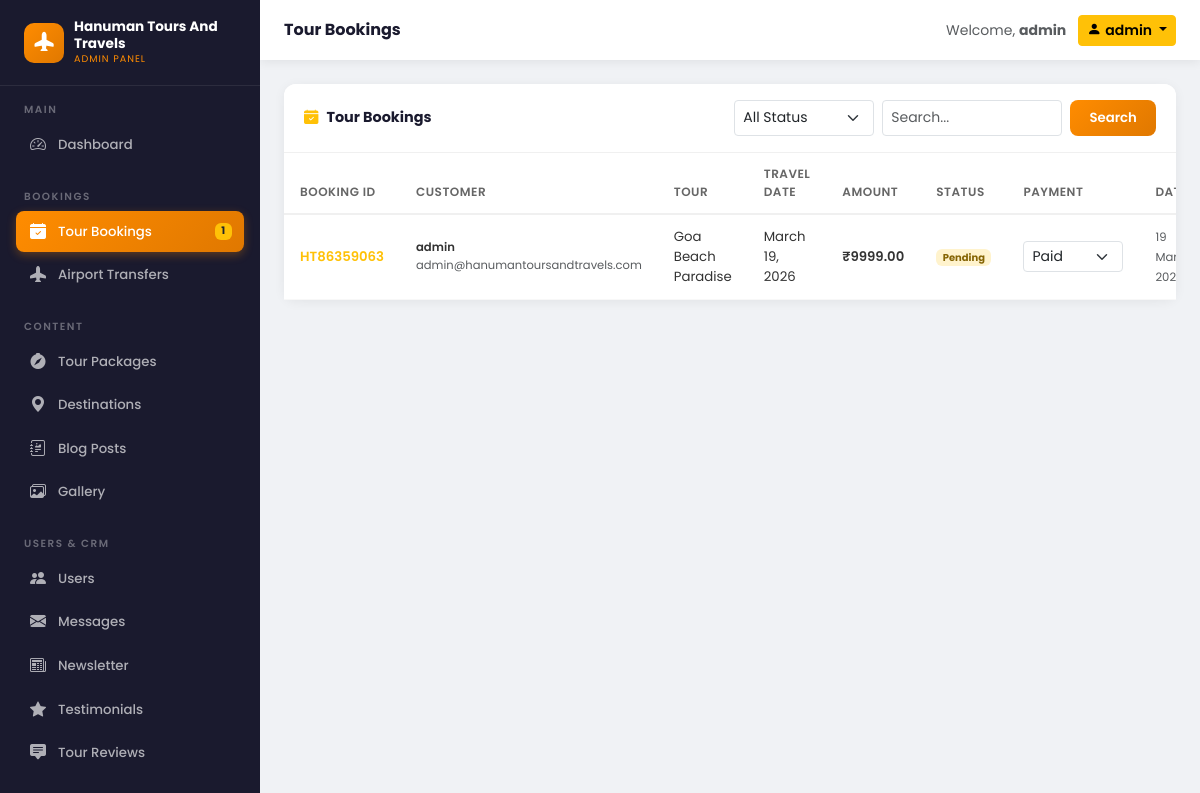
Page /panel/bookings/tours/ (signed in) on the committed database.
### bookings/models.py (models this page shows, shortened)
class Booking(models.Model):
    STATUS_CHOICES = [
        ('pending', 'Pending'),
        ('confirmed', 'Confirmed'),
        ('cancelled', 'Cancelled'),
        ('completed', 'Completed'),
    ]
    PAYMENT_STATUS = [
        ('unpaid', 'Unpaid'),
        ('partial', 'Partial'),
        ('paid', 'Paid'),
        ('refunded', 'Refunded'),
    ]
    booking_id = models.CharField(max_length=20, unique=True, editable=False)
    user = models.ForeignKey(User, on_delete=models.CASCADE, related_name='bookings')
    tour = models.ForeignKey(TourPackage, on_delete=models.CASCADE, related_name='bookings')
    travel_date = models.DateField()
    num_adults = models.PositiveIntegerField(default=1)
    num_children = models.PositiveIntegerField(default=0)
    total_amount = models.DecimalField(max_digits=12, decimal_places=2)
    status = models.CharField(max_length=20, choices=STATUS_CHOICES, default='pending')
    payment_status = models.CharField(max_length=20, choices=PAYMENT_STATUS, default='unpaid')
    payment_id = models.CharField(max_length=200, blank=True)
    special_requests = models.TextField(blank=True)
    created_at = models.DateTimeField(auto_now_add=True)
    updated_at = models.DateTimeField(auto_now=True)
    class Meta:
        ordering = ['-created_at']

### tours/models.py (models this page shows, shortened)
class TourPackage(models.Model):
    DIFFICULTY_CHOICES = [
        ('easy', 'Easy'),
        ('moderate', 'Moderate'),
        ('challenging', 'Challenging'),
    ]
    TYPE_CHOICES = [
        ('adventure', 'Adventure'),
        ('cultural', 'Cultural'),
        ('religious', 'Religious'),
        ('beach', 'Beach'),
        ('hill', 'Hill Station'),
        ('wildlife', 'Wildlife'),
        ('honeymoon', 'Honeymoon'),
        ('family', 'Family'),
    ]
    title = models.CharField(max_length=300)
    slug = models.SlugField(unique=True)
    destination = models.ForeignKey(Destination, on_delete=models.CASCADE, related_name='packages')
    tour_type = models.CharField(max_length=50, choices=TYPE_CHOICES, default='cultural')
    difficulty = models.CharField(max_length=20, choices=DIFFICULTY_CHOICES, default='easy')
    description = models.TextField()
    highlights = models.TextField(help_text='One highlight per line')
    duration_days = models.PositiveIntegerField()
    duration_nights = models.PositiveIntegerField()
    price_per_person = models.DecimalField(max_digits=10, decimal_places=2)
    discounted_price = models.DecimalField(max_digits=10, decimal_places=2, null=True, blank=True)
    max_group_size = models.PositiveIntegerField(default=20)
    min_age = models.PositiveIntegerField(default=5)
    thumbnail = models.ImageField(upload_to='tours/thumbnails/', blank=True)
    thumbnail_url = models.URLField(blank=True, help_text='Auto-filled image URL (used when no file is uploaded)')
    is_featured = models.BooleanField(default=False)
    is_active = models.BooleanField(default=True)
    created_at = models.DateTimeField(auto_now_add=True)
    class Meta:
        ordering = ['-created_at']

### core/custom_admin_views.py (the view)
# urls.py: path('bookings/tours/', v.tour_bookings, name='custom_admin_tour_bookings'),
@login_required
@staff_required
def tour_bookings(request):
    qs = Booking.objects.select_related('user', 'tour').order_by('-created_at')
    status = request.GET.get('status')
    q = request.GET.get('q', '')
    if status:
        qs = qs.filter(status=status)
    if q:
        qs = qs.filter(Q(booking_id__icontains=q) | Q(user__username__icontains=q) | Q(tour__title__icontains=q))
    page = Paginator(qs, 20).get_page(request.GET.get('page'))
    ctx = _sidebar_context()
    ctx.update({'bookings': page, 'title': 'Tour Bookings', 'booking_type': 'tour'})
    return render(request, 'custom_admin/bookings.html', ctx)

### core/context_processors.py (called while the page is built)
def site_context(request):
    return {
        'SITE_NAME': settings.SITE_NAME,
        'SITE_TAGLINE': settings.SITE_TAGLINE,
        'SITE_PHONE': settings.SITE_PHONE,
        'SITE_EMAIL': settings.SITE_EMAIL,
        'SITE_ADDRESS': settings.SITE_ADDRESS,
        'WHATSAPP_NUMBER': settings.WHATSAPP_NUMBER,
    }

### core/custom_admin_views.py (called while the page is built)
def is_staff(user):
    return user.is_authenticated and (user.is_staff or user.is_superuser)

def _sidebar_context():
    return {
        'pending_tour_bookings': Booking.objects.filter(status='pending').count(),
        'unread_messages': ContactMessage.objects.filter(is_read=False).count(),
        'pending_airport_transfers': AirportTransfer.objects.filter(status='pending').count(),
    }

### templates/custom_admin/bookings.html (shortened to what this page needs)
{% extends 'custom_admin/base.html' %}
{% block page_title %}{{ title }}{% endblock %}
{% block content %}
<div class="ca-card">
    <div class="ca-card-header">
        <span><i class="bi bi-calendar-check-fill text-warning me-2"></i>{{ title }}</span>
        <div class="d-flex gap-2">
            <form method="get" class="d-flex gap-2">
                <select name="status" class="form-select form-select-sm" style="width:140px;" onchange="this.form.submit()">
                    <option value="">All Status</option>
                </select>
                <input type="search" name="q" value="{{ request.GET.q }}" placeholder="Search..." class="form-control form-control-sm" style="width:180px;">
                <button class="btn btn-sm btn-ca-primary">Search</button>
            </form>
        </div>
    </div>
    <div class="table-responsive">
        <table class="table ca-table mb-0">
            <thead><tr>
                <th>Booking ID</th>
                <th>Customer</th>
                {% if booking_type == 'tour' %}<th>Tour</th><th>Travel Date</th>
                {% elif booking_type == 'hotel' %}<th>Hotel</th><th>Check-in</th>
                {% else %}<th>Vehicle</th><th>Pickup</th>{% endif %}
                <th>Amount</th><th>Status</th>
                {% if booking_type == 'tour' %}<th>Payment</th>{% endif %}
                <th>Date</th><th>Actions</th>
            </tr></thead>
            <tbody>
                {% for b in bookings %}
                <tr>
                    <td><span class="fw-semibold text-warning">{{ b.booking_id }}</span></td>
                    <td>
                        <div class="fw-semibold small">{{ b.user.get_full_name|default:b.user.username }}</div>
                        <div class="text-muted" style="font-size:0.72rem;">{{ b.user.email }}</div>
                    </td>
                    {% if booking_type == 'tour' %}
                    <td>{{ b.tour.title|truncatewords:4 }}</td>
                    <td>{{ b.travel_date }}</td>
                    {% elif booking_type == 'hotel' %}
                    <td>{{ b.hotel.name|truncatewords:3 }}</td>
                    <td>{{ b.check_in }}</td>
                    {% else %}
                    <td>{{ b.vehicle.name }}</td>
                    <td>{{ b.pickup_date }}</td>
                    {% endif %}
                    <td class="fw-semibold">₹{{ b.total_amount }}</td>
                    <td><span class="badge status-{{ b.status }}">{{ b.get_status_display }}</span></td>
                    {% if booking_type == 'tour' %}
                    <td>
                        <form method="post" action="{% url 'custom_admin_payment_status' b.id %}">
                            <select name="payment_status" class="form-select form-select-sm" style="width:100px;" onchange="this.form.submit()">
                                <option value="paid"     {% if b.payment_status == 'paid' %}selected{% endif %}>Paid</option>
                            </select>
                        </form>
                    </td>
                    {% endif %}
                    <td><span class="text-muted small">{{ b.created_at|date:"d M Y" }}</span></td>
                </tr>
                {% empty %}
                <tr><td colspan="9" class="text-center text-muted py-4">No bookings found</td></tr>
                {% endfor %}
            </tbody>
        </table>
    </div>
</div>
{% endblock %}

### templates/custom_admin/base.html (shortened to what this page needs)
{% load static %}
<!DOCTYPE html>
<html lang="en">
<head>
    <link href="https://cdn.jsdelivr.net/npm/bootstrap@5.3.2/dist/css/bootstrap.min.css" rel="stylesheet">
    <link href="https://cdn.jsdelivr.net/npm/bootstrap-icons@1.11.3/font/bootstrap-icons.css" rel="stylesheet">
</head>
<body>
<aside class="ca-sidebar" id="caSidebar">
    <div class="ca-sidebar-brand">
        <div class="ca-brand-icon"><i class="bi bi-airplane-fill"></i></div>
        <div>
            <div class="ca-brand-text">Hanuman Tours And Travels</div>
            <div class="ca-brand-sub">Admin Panel</div>
        </div>
    </div>
    <div class="ca-nav-section">
        <div class="ca-nav-label">Main</div>
        <a href="{% url 'custom_admin_dashboard' %}" class="ca-nav-link {% if request.resolver_match.url_name == 'custom_admin_dashboard' %}active{% endif %}">
            <i class="bi bi-speedometer2"></i> Dashboard
        </a>
    </div>
    <div class="ca-nav-section">
        <div class="ca-nav-label">Bookings</div>
        <a href="{% url 'custom_admin_tour_bookings' %}" class="ca-nav-link {% if 'tour_bookings' in request.resolver_match.url_name %}active{% endif %}">
            <i class="bi bi-calendar-check-fill"></i> Tour Bookings
            {% if pending_tour_bookings %}<span class="badge bg-warning text-dark">{{ pending_tour_bookings }}</span>{% endif %}
        </a>
        <a href="{% url 'admin_airport_transfers' %}" class="ca-nav-link {% if request.resolver_match.url_name == 'admin_airport_transfers' %}active{% endif %}">
            <i class="bi bi-airplane-fill"></i> Airport Transfers
        </a>
    </div>
    <div class="ca-nav-section">
        <div class="ca-nav-label">Content</div>
        <a href="{% url 'custom_admin_tours' %}" class="ca-nav-link {% if request.resolver_match.url_name == 'custom_admin_tours' %}active{% endif %}">
            <i class="bi bi-compass-fill"></i> Tour Packages
        </a>
        <a href="{% url 'custom_admin_destinations' %}" class="ca-nav-link {% if 'destinations' in request.resolver_match.url_name %}active{% endif %}">
            <i class="bi bi-geo-alt-fill"></i> Destinations
        </a>
        <a href="{% url 'custom_admin_blog' %}" class="ca-nav-link {% if 'blog' in request.resolver_match.url_name %}active{% endif %}">
            <i class="bi bi-journal-richtext"></i> Blog Posts
        </a>
        <a href="{% url 'custom_admin_gallery' %}" class="ca-nav-link {% if 'gallery' in request.resolver_match.url_name %}active{% endif %}">
            <i class="bi bi-images"></i> Gallery
        </a>
    </div>
    <div class="ca-nav-section">
        <div class="ca-nav-label">Users & CRM</div>
        <a href="{% url 'custom_admin_users' %}" class="ca-nav-link {% if request.resolver_match.url_name == 'custom_admin_users' %}active{% endif %}">
            <i class="bi bi-people-fill"></i> Users
        </a>
        <a href="{% url 'custom_admin_messages' %}" class="ca-nav-link {% if 'messages' in request.resolver_match.url_name %}active{% endif %}">
            <i class="bi bi-envelope-fill"></i> Messages
        </a>
        <a href="{% url 'custom_admin_newsletter' %}" class="ca-nav-link {% if 'newsletter' in request.resolver_match.url_name %}active{% endif %}">
            <i class="bi bi-newspaper"></i> Newsletter
        </a>
        <a href="{% url 'custom_admin_testimonials' %}" class="ca-nav-link {% if 'testimonials' in request.resolver_match.url_name %}active{% endif %}">
            <i class="bi bi-star-fill"></i> Testimonials
        </a>
        <a href="{% url 'custom_admin_reviews' %}" class="ca-nav-link {% if 'reviews' in request.resolver_match.url_name %}active{% endif %}">
            <i class="bi bi-chat-square-text-fill"></i> Tour Reviews
        </a>
    </div>
    <div class="ca-nav-section" style="padding-bottom:1.5rem;">
    </div>
</aside>
<header class="ca-topbar">
    <div class="ca-topbar-left">
        <h1 class="ca-page-title">{% block page_title %}Dashboard{% endblock %}</h1>
    </div>
    <div class="ca-topbar-right">
        <span class="text-muted small d-none d-md-block">Welcome, <strong>{{ request.user.get_full_name|default:request.user.username }}</strong></span>
        <div class="dropdown">
            <button class="btn btn-sm btn-warning dropdown-toggle fw-semibold" data-bs-toggle="dropdown">
                <i class="bi bi-person-fill me-1"></i>{{ request.user.username }}
            </button>
        </div>
    </div>
</header>
<main class="ca-main">
    {% block content %}{% endblock %}
</main>
</body>
</html>

### templates/custom_admin/base.html (style rules this page uses)
:root { --primary: #ff8c00; --primary-dark: #e07800; --dark: #1a1a2e; --dark2: #16213e; --sidebar-w: 260px; }
* { box-sizing: border-box; }
body { font-family: 'Poppins', sans-serif; background: #f0f2f5; margin: 0; }
.ca-sidebar { position: fixed; top: 0; left: 0; width: var(--sidebar-w); height: 100vh; background: var(--dark); overflow-y: auto; z-index: 1000; transition: transform 0.3s; }
.ca-sidebar-brand { padding: 1.2rem 1.5rem; border-bottom: 1px solid rgba(255,255,255,0.08); display: flex; align-items: center; gap: 10px; }
.ca-brand-icon { width: 40px; height: 40px; background: linear-gradient(135deg, var(--primary), var(--primary-dark)); border-radius: 10px; display: flex; align-items: center; justify-content: center; color: #fff; font-size: 1.2rem; flex-shrink: 0; }
.ca-brand-text { color: #fff; font-size: 0.85rem; font-weight: 700; line-height: 1.2; }
.ca-brand-sub { color: var(--primary); font-size: 0.6rem; text-transform: uppercase; letter-spacing: 1px; }
.ca-nav-section { padding: 1rem 1rem 0.3rem; }
.ca-nav-label { color: rgba(255,255,255,0.35); font-size: 0.65rem; text-transform: uppercase; letter-spacing: 1.5px; font-weight: 600; padding: 0 0.5rem; margin-bottom: 0.4rem; }
.ca-nav-link { display: flex; align-items: center; gap: 10px; padding: 0.55rem 0.75rem; border-radius: 8px; color: rgba(255,255,255,0.65); text-decoration: none; font-size: 0.83rem; font-weight: 500; transition: all 0.2s; margin-bottom: 2px; }
.ca-nav-link i { font-size: 1rem; width: 20px; text-align: center; }
.ca-nav-link.active { background: linear-gradient(135deg, var(--primary), var(--primary-dark)); color: #fff; box-shadow: 0 3px 10px rgba(255,140,0,0.3); }
.ca-nav-link .badge { margin-left: auto; font-size: 0.65rem; }
.ca-topbar { position: fixed; top: 0; left: var(--sidebar-w); right: 0; height: 60px; background: #fff; box-shadow: 0 2px 10px rgba(0,0,0,0.07); display: flex; align-items: center; justify-content: space-between; padding: 0 1.5rem; z-index: 999; }
.ca-topbar-left { display: flex; align-items: center; gap: 12px; }
.ca-topbar-right { display: flex; align-items: center; gap: 12px; }
.ca-page-title { font-size: 1rem; font-weight: 700; color: var(--dark); margin: 0; }
.ca-main { margin-left: var(--sidebar-w); margin-top: 60px; padding: 1.5rem; min-height: calc(100vh - 60px); }
.ca-card { background: #fff; border-radius: 12px; box-shadow: 0 2px 12px rgba(0,0,0,0.06); border: none; }
.ca-card-header { padding: 1rem 1.25rem; border-bottom: 1px solid #f0f0f0; font-weight: 700; font-size: 0.9rem; color: var(--dark); display: flex; align-items: center; justify-content: space-between; background: #fff; border-radius: 12px 12px 0 0; }
.ca-table { font-size: 0.83rem; }
.ca-table th { font-weight: 600; color: #666; font-size: 0.75rem; text-transform: uppercase; letter-spacing: 0.5px; border-bottom: 2px solid #f0f0f0; padding: 0.75rem 1rem; }
.ca-table td { padding: 0.75rem 1rem; vertical-align: middle; border-bottom: 1px solid #f8f8f8; color: #333; }
.status-pending { background: #fff3cd; color: #856404; }
.btn-ca-primary { background: linear-gradient(135deg, var(--primary), var(--primary-dark)); color: #fff; border: none; border-radius: 8px; font-size: 0.83rem; font-weight: 600; padding: 0.5rem 1.2rem; }

### rows in the picture
Booking: booking_id "HT86359063", user.get_full_name "admin", user.email "admin@hanumantoursandtravels.com", tour "Goa Beach Paradise", travel_date "March 19, 2026", total_amount "9999.00", status "Pending", payment_status "Paid", created_at "19…"

### other values in the picture
{{ pending_tour_bookings }} "1"
{{ title }} "Tour Bookings"
{{ request.user.get_full_name|default:request.user.username }} "admin"
{{ request.user.username }} "admin"
